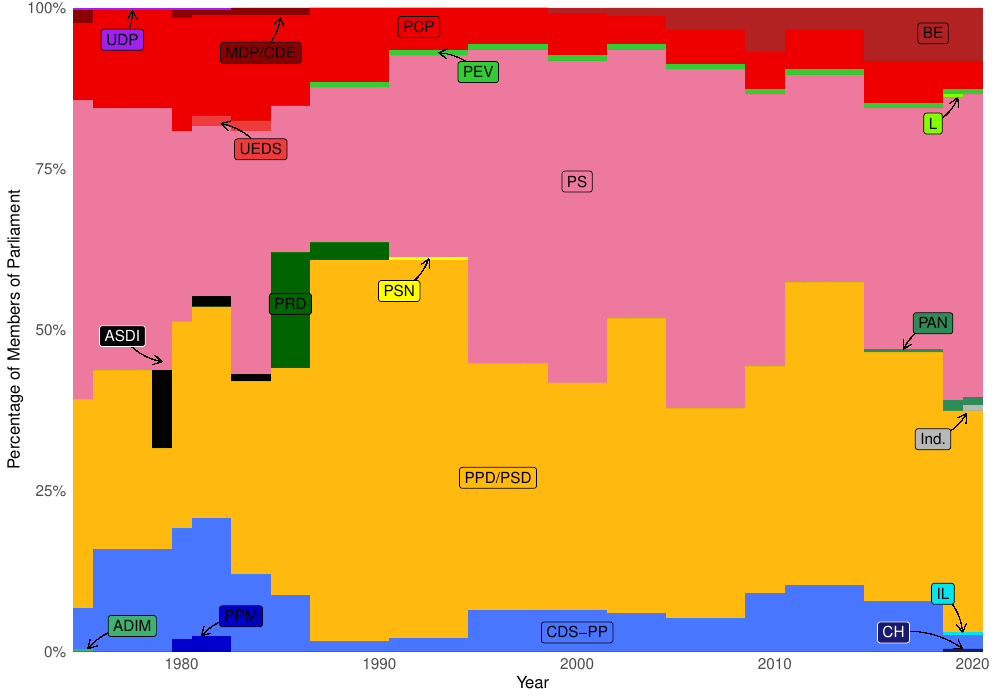

Recreate this plot in R.
library(tidyverse)

df <- read_csv(here::here("Portugal_parties_time/", "parties_over_time.csv"))
df_long <- df %>% rename(time = X1) %>% 
  pivot_longer(-time) %>% 
  mutate(value = if_else(is.na(value), 0, value)) %>% 
  group_by(time, name) %>% 
  summarize(n = sum(value)) %>% 
  mutate(percentage = n / sum(n, na.rm = T))

df_long$name <- factor(df_long$name,
                       levels = c("UDP", "BE", "MDP/CDE",
                                  "PCP", "PEV", "L", "UEDS", "PS",
                                  "ASDI", "PAN", "Ind", "PSN", "PRD",
                                  "PPD/PSD", "IL", "CDS/PP", "ADIM",
                                  "PPM", "CH"))

colors <- c("purple", "firebrick", "darkred", 
            "red2", "limegreen", "chartreuse", "brown2", "palevioletred2", 
            "gray1", "seagreen", "gray72", "yellow", "darkgreen", 
            "darkgoldenrod1", "turquoise2", "royalblue1", "mediumseagreen",
            "blue3", "midnightblue")


df_long %>% 
  ggplot(aes(x = time, y = percentage, fill = name)) +
  geom_col(width = 1) +
  scale_fill_manual(values = colors) +
  scale_x_continuous(expand = expansion(0, 0)) +
  scale_y_continuous(expand = expansion(0, 0),
                     labels = scales::percent_format()) +
  expand_limits(x = 2021) +
  xlab("Year") + ylab("Percentage of Members of Parliament") +
  theme_minimal() +
  theme(axis.text = element_text(size = 11),
        axis.title = element_text(size = 12),
        legend.position = "none",
        panel.grid = element_blank()) +
  # UDP
  geom_curve(aes(xend = 1977.5, yend = 0.995, x = 1977, y = 0.95),
             arrow = arrow(length = unit(0.015, "npc")),
             curvature = 0.2, size = 0.05) +
  annotate("label", x = 1977, y = 0.95, label = "UDP", fill = colors[1]) +
  #BE
  annotate("label", x = 2018, y = 0.96, label = "BE", fill = colors[2]) +
  # MDP/CDE
  geom_curve(aes(xend = 1985, yend = 0.985, x = 1984, y = 0.93),
             arrow = arrow(length = unit(0.015, "npc")),
             curvature = 0.2, size = 0.05) +
  annotate("label", x = 1984, y = 0.93, label = "MDP/CDE", fill = colors[3]) +
  #PCP
  annotate("label", x = 1992, y = 0.97, label = "PCP", fill = colors[4]) +
  # PEV
  geom_curve(aes(xend = 1993, yend = 0.93, x = 1995, y = 0.90),
             arrow = arrow(length = unit(0.015, "npc")),
             curvature = 0.2, size = 0.05) +
  annotate("label", x = 1995, y = 0.90, label = "PEV", fill = colors[5]) +
  # L
  geom_curve(aes(xend = 2019.25, yend = 0.86, x = 2018, y = 0.82),
             arrow = arrow(length = unit(0.015, "npc")),
             curvature = 0.2, size = 0.05) +
  annotate("label", x = 2018, y = 0.82, label = "L", fill = colors[6]) +
  # UEDS
  geom_curve(aes(xend = 1982, yend = 0.82, x = 1984, y = 0.78),
             arrow = arrow(length = unit(0.015, "npc")),
             curvature = 0.2, size = 0.05) +
  annotate("label", x = 1984, y = 0.78, label = "UEDS", fill = colors[7]) +
  # PS
  annotate("label", x = 2000, y = 0.73, label = "PS", fill = colors[8]) +
  # ASDI
  geom_curve(aes(xend = 1979, yend = 0.45, x = 1977, y = 0.49),
             arrow = arrow(length = unit(0.015, "npc")),
             curvature = 0.2, size = 0.05) +
  annotate("label", x = 1977, y = 0.49, label = "ASDI", fill = colors[9], color = "white") +
  # PAN
  geom_curve(aes(xend = 2016.5, yend = 0.47, x = 2018, y = 0.51),
             arrow = arrow(length = unit(0.015, "npc")),
             curvature = 0.2, size = 0.05) +
  annotate("label", x = 2018, y = 0.51, label = "PAN", fill = colors[10]) +
  # Ind
  geom_curve(aes(xend = 2019.7, yend = 0.37, x = 2018, y = 0.33),
             arrow = arrow(length = unit(0.015, "npc")),
             curvature = 0.2, size = 0.05) +
  annotate("label", x = 2018, y = 0.33, label = "Ind.", fill = colors[11]) +
  # PSN
  geom_curve(aes(xend = 1992.5, yend = 0.61, x = 1991, y = 0.56),
             arrow = arrow(length = unit(0.015, "npc")),
             curvature = 0.2, size = 0.05) +
  annotate("label", x = 1991, y = 0.56, label = "PSN", fill = colors[12]) +
  # PRD
  annotate("label", x = 1985.5, y = 0.54, label = "PRD", fill = colors[13]) +
  # PPD/PSD
  annotate("label", x = 1996, y = 0.27, label = "PPD/PSD", fill = colors[14]) +
  # IL
  geom_curve(aes(xend = 2019.5, yend = 0.03, x = 2018.5, y = 0.09),
             arrow = arrow(length = unit(0.015, "npc")),
             curvature = -0.2, size = 0.05) +
  annotate("label", x = 2018.5, y = 0.09, label = "IL", fill = colors[15]) +
  # CDS-PP
  annotate("label", x = 2000, y = 0.03, label = "CDS-PP", fill = colors[16]) +
  #ADIM
  geom_curve(aes(xend = 1975.25, yend = 0.005, x = 1977.5, y = 0.04),
             arrow = arrow(length = unit(0.015, "npc")),
             curvature = 0.2, size = 0.05) +
  annotate("label", x = 1977.5, y = 0.04, label = "ADIM", fill = colors[17]) + 
  # PPM
  geom_curve(aes(xend = 1981, yend = 0.025, x = 1983, y = 0.055),
             arrow = arrow(length = unit(0.015, "npc")),
             curvature = 0.2, size = 0.05) +
  annotate("label", x = 1983, y = 0.055, label = "PPM", fill = colors[18]) +
  # CH
  geom_curve(aes(xend = 2019.5, yend = 0.005, x = 2016, y = 0.03),
             arrow = arrow(length = unit(0.015, "npc")),
             curvature = -0.2, size = 0.05) +
  annotate("label", x = 2016, y = 0.03, label = "CH", color = "white", fill = colors[19]) 


ggsave("Portugal_parties_time/parties_over_time.pdf", width = 10, height = 7)
